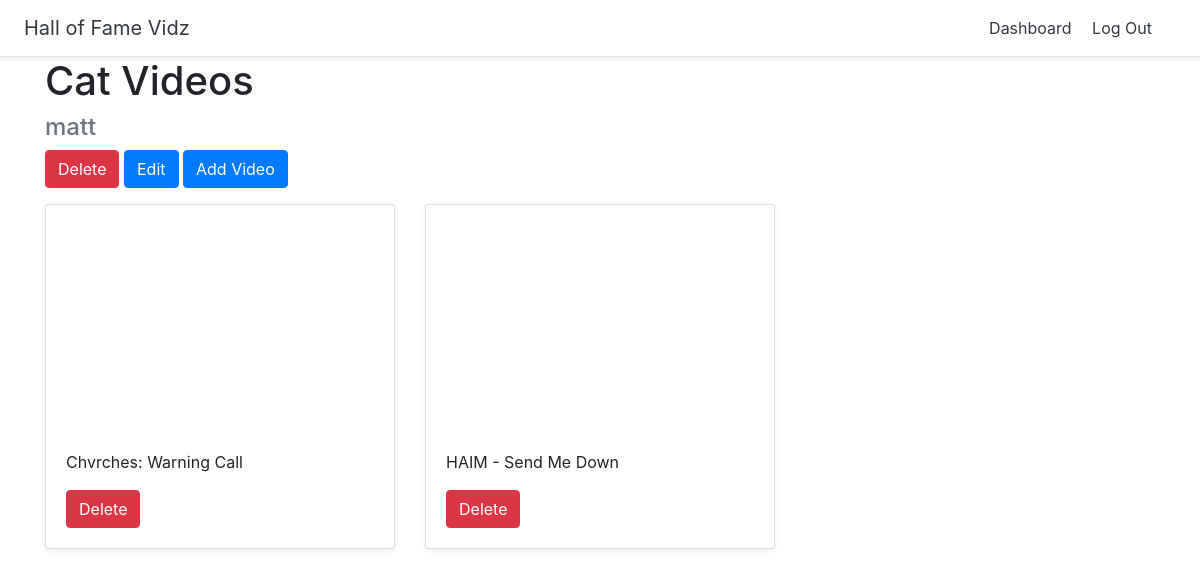
Page /halloffame/1 (signed in) on the earlier database version.
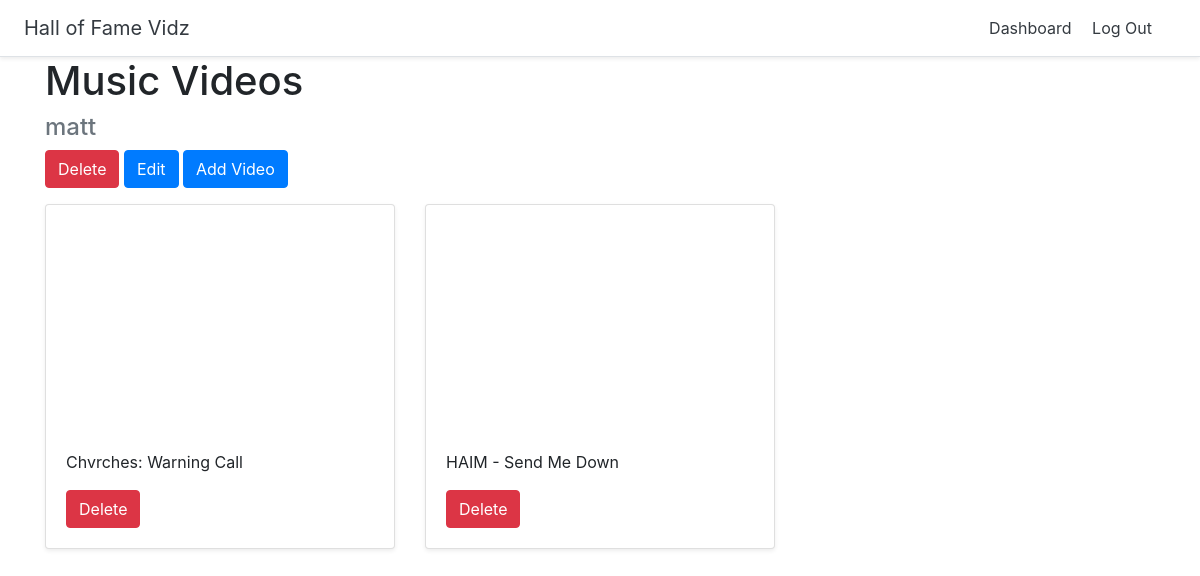
Same page on the later database version.
### halls/models.py (models this page shows)
class Hall(models.Model):
	title = models.CharField(max_length=255)
	user = models.ForeignKey(User, on_delete=models.CASCADE)

### halls/views.py (the view)
# urls.py: path('halloffame/<int:pk>', views.DetailHall.as_view(), name='detail_hall'),
class DetailHall(generic.DetailView):
	model = Hall
	template_name = 'halls/detail_hall.html'

### halls/templates/halls/detail_hall.html
{% extends 'halls/base.html' %}
{% block content %}
<div class="container">
	<h1>{{ hall.title }}</h1>
	<h4 class="text-muted">{{ hall.user.username }}</h4>
	{% if user.id == hall.user.id %}
	<a href="{% url 'delete_hall' hall.id %}" class="btn btn-danger">Delete</a>
	<a href="{% url 'update_hall' hall.id %}" class="btn btn-primary">Edit</a>
	<a href="{% url 'add_video' hall.id %}" class="btn btn-primary">Add Video</a>
	{% endif %}
		<div class="row">
			{% for video in hall.video_set.all %}
				<div class="col-md-4 mt-3">
					<div class="card mb-4 shadow-sm">
						<iframe width="100%" height="225" src="https://www.youtube.com/embed/'{{ video.youtube_id }}" frameborder="0" allow="accelerometer; autoplay; encrypted-media; gyroscope; picture-in-picture" allowfullscreen></iframe>
						<div class="card-body">
							<p class="card-text">{{ video.title }}</p>
							{% if user.id == hall.user.id %}
							<a href="{% url 'delete_video' video.id %}" class="btn btn-danger">Delete</a>
							{% endif %}
						</div>
					</div>
				</div>
			{% endfor %}
</div>
{% endblock %}

Differences in the rows shown:
changed Hall "matt": title "Cat Videos" → "Music Videos"
